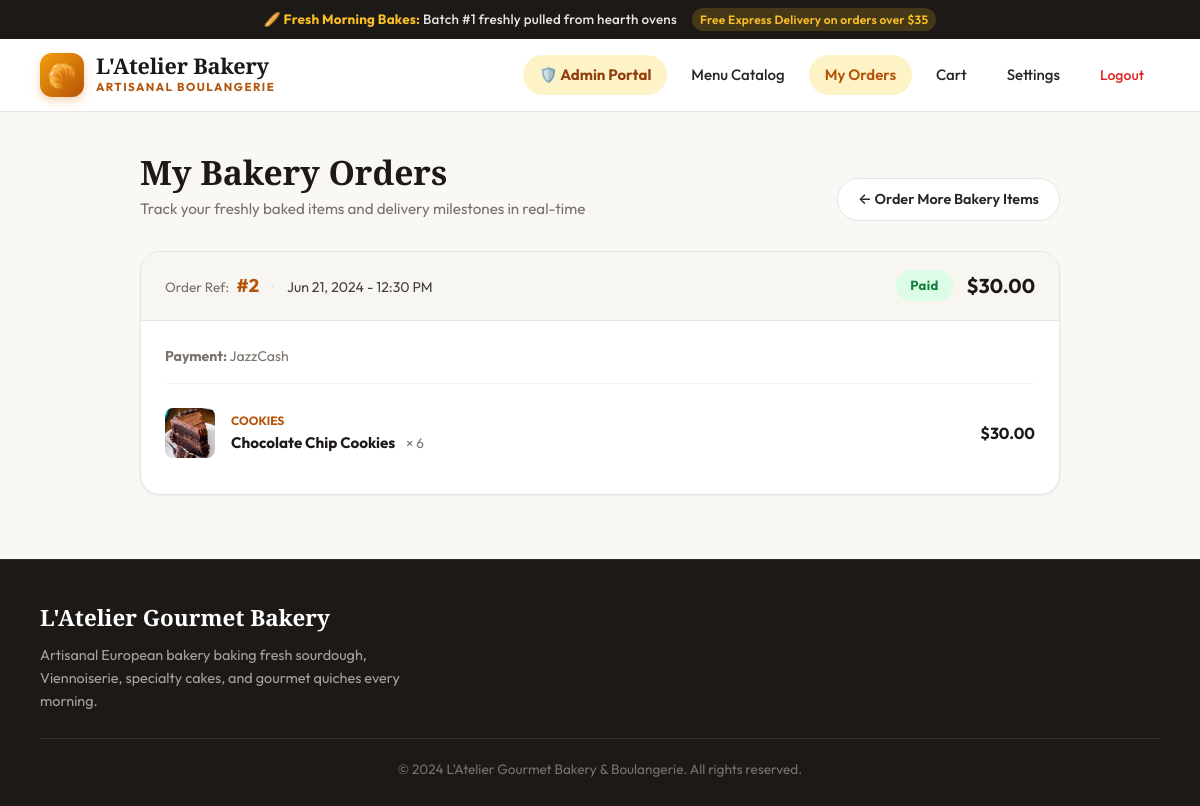
The page /my_orders.php (signed in) on the database as committed earlier.
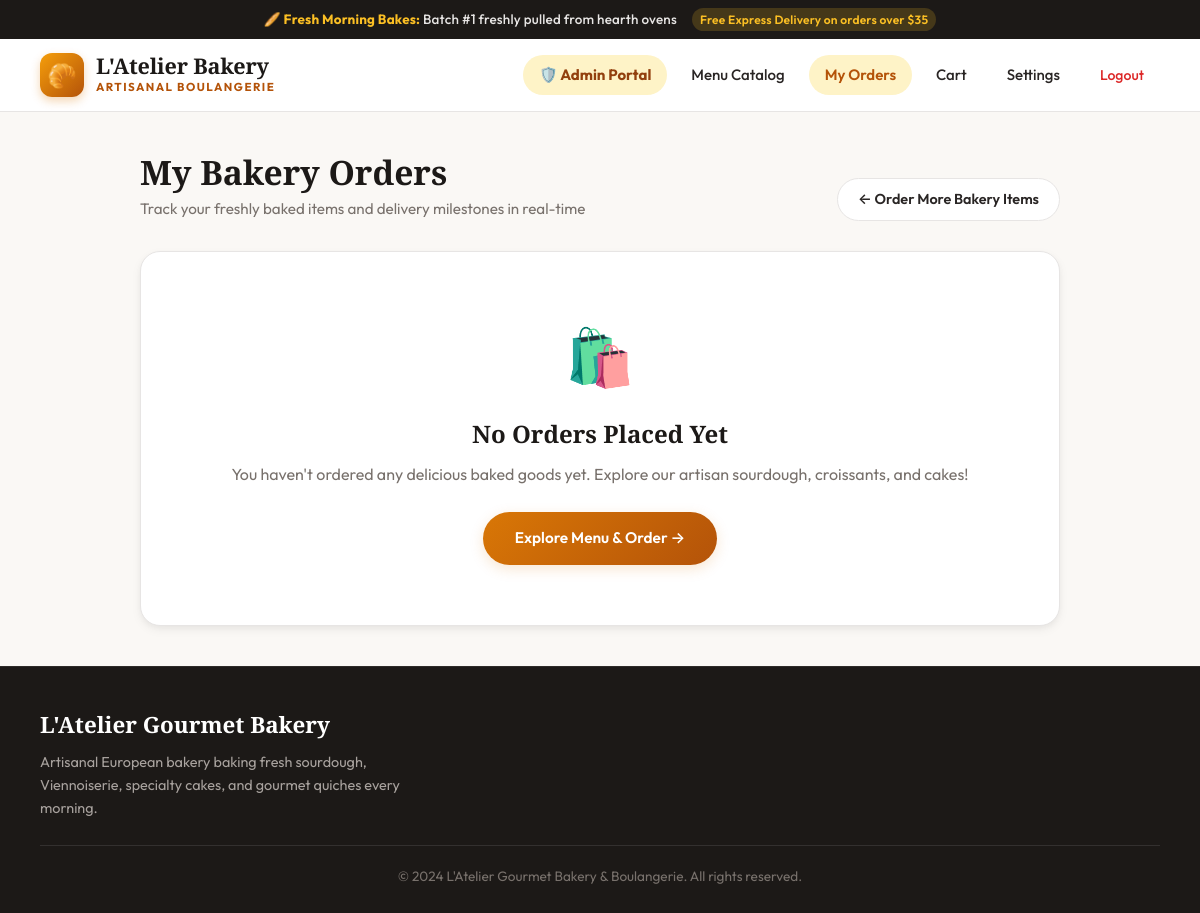
The same page on the database as committed later.
### tables this page shows
CREATE TABLE `orders` (
  `id` int(11) NOT NULL AUTO_INCREMENT,
  `customer_id` int(11) DEFAULT NULL,
  `total_amount` decimal(10,2) DEFAULT NULL,
  `payment_method` varchar(50) DEFAULT NULL,
  `payment_status` varchar(50) DEFAULT NULL,
  `order_date` timestamp NOT NULL DEFAULT current_timestamp(),
  PRIMARY KEY (`id`),
  KEY `customer_id` (`customer_id`),
  CONSTRAINT `orders_ibfk_1` FOREIGN KEY (`customer_id`) REFERENCES `customers` (`id`)
);

CREATE TABLE `order_items` (
  `id` int(11) NOT NULL AUTO_INCREMENT,
  `order_id` int(11) DEFAULT NULL,
  `product_id` int(11) DEFAULT NULL,
  `quantity` int(11) DEFAULT NULL,
  `price` decimal(10,2) DEFAULT NULL,
  PRIMARY KEY (`id`),
  KEY `order_id` (`order_id`),
  KEY `product_id` (`product_id`),
  CONSTRAINT `order_items_ibfk_1` FOREIGN KEY (`order_id`) REFERENCES `orders` (`id`),
  CONSTRAINT `order_items_ibfk_2` FOREIGN KEY (`product_id`) REFERENCES `products` (`id`)
);

CREATE TABLE `products` (
  `id` int(11) NOT NULL AUTO_INCREMENT,
  `category_id` int(11) DEFAULT NULL,
  `name` varchar(100) DEFAULT NULL,
  `description` text DEFAULT NULL,
  `price` decimal(10,2) DEFAULT NULL,
  `image` varchar(255) DEFAULT NULL,
  `image_path` varchar(500) DEFAULT NULL,
  `badge` varchar(50) DEFAULT NULL,
  `is_featured` tinyint(1) DEFAULT 0,
  PRIMARY KEY (`id`),
  KEY `category_id` (`category_id`),
  CONSTRAINT `products_ibfk_1` FOREIGN KEY (`category_id`) REFERENCES `categories` (`id`)
);

CREATE TABLE `categories` (
  `id` int(11) NOT NULL AUTO_INCREMENT,
  `name` varchar(100) DEFAULT NULL,
  `image_path` varchar(500) DEFAULT NULL,
  PRIMARY KEY (`id`)
);

### my_orders.php (the view, shortened to what the changed rows need)
<?php
$customer_id = (int)$_SESSION['customer_id'];
$conn = getDbConnection();
$stmt = $conn->prepare("SELECT * FROM orders WHERE customer_id = ? ORDER BY order_date DESC");
$stmt->bind_param("i", $customer_id);
$stmt->execute();
$orders_result = $stmt->get_result();
$orders = [];
$order_ids = [];
while ($row = $orders_result->fetch_assoc()) {
    $orders[] = $row;
    $order_ids[] = (int)$row['id'];
}
$items_map = [];
if (!empty($order_ids)) {
    $id_list = implode(',', $order_ids);
    $items_res = $conn->query("SELECT order_items.*, products.name as product_name, products.image_path, categories.name as category_name
                               FROM order_items
                               JOIN products ON order_items.product_id = products.id
                               LEFT JOIN categories ON products.category_id = categories.id
                               WHERE order_items.order_id IN ($id_list)");
    if ($items_res) {
        while ($it = $items_res->fetch_assoc()) {
            $items_map[$it['order_id']][] = $it;
        }
    }
}
?>
<!DOCTYPE html>
<html lang="en">
<head>
    <link rel="stylesheet" href="style.css">
</head>
<body>
    <div class="container" style="max-width: 1000px;">
        <div class="section-header" style="margin-bottom:30px;">
            <div>
                <h1 class="section-title">My Bakery Orders</h1>
            </div>
        </div>
        <?php if (empty($orders)): ?>
            <div class="form-box" style="text-align:center; padding:60px 20px;">
                <div style="font-size:3.5rem; margin-bottom:14px;">🛍️</div>
                <h2 style="font-family:var(--font-heading); color:var(--espresso); margin-bottom:8px;">No Orders Placed Yet</h2>
                <p style="color:var(--muted); margin-bottom:25px; font-size:1rem;">
                    You haven't ordered any delicious baked goods yet. Explore our artisan sourdough, croissants, and cakes!
                </p>
                <a href="products.php" class="btn btn-primary" style="padding:14px 32px;">
                    Explore Menu & Order &rarr;
                </a>
            </div>
        <?php else: ?>
            <?php foreach ($orders as $ord):
                $oid = $ord['id'];
                $status_class = str_replace(' ', '-', $ord['payment_status']);
                $items = $items_map[$oid] ?? [];
            ?>
                <div class="order-card">
                    <div class="order-header">
                        <div>
                            <span style="font-size:0.85rem; color:var(--muted);">Order Ref:</span>
                            <strong style="color:var(--primary-dark); font-size:1.15rem; margin-left:4px;">#<?php echo $oid; ?></strong>
                            <span style="margin:0 8px; color:var(--border);">&bull;</span>
                            <span style="font-size:0.88rem; color:var(--body-text);">
                                <?php echo date('M d, Y - h:i A', strtotime($ord['order_date'])); ?>
                            </span>
                        </div>
                        <div style="display:flex; align-items:center; gap:14px;">
                            <span class="status-badge status-<?php echo htmlspecialchars($status_class); ?>">
                                <?php
                                    if ($ord['payment_status'] === 'Preparing') echo '🔥 In Oven / Preparing';
                                    elseif ($ord['payment_status'] === 'Out for Delivery') echo '🛵 Out for Delivery';
                                    elseif ($ord['payment_status'] === 'Completed') echo '✓ Delivered';
                                    else echo htmlspecialchars($ord['payment_status']);
                                ?>
                            </span>
                            <strong style="font-size:1.25rem; color:var(--espresso);">
                                $<?php echo number_format($ord['total_amount'], 2); ?>
                            </strong>
                        </div>
                    </div>
                    <div class="order-body">
                        <div style="font-size:0.88rem; color:var(--muted); margin-bottom:16px;">
                            <strong>Payment:</strong> <?php echo htmlspecialchars($ord['payment_method']); ?>
                        </div>
                        <div style="border-top:1px solid var(--border-light); padding-top:12px;">
                            <?php foreach ($items as $it):
                                $it_img = !empty($it['image_path']) ? $it['image_path'] : 'https://images.unsplash.com/photo-1578985545062-69928b1d9587?auto=format&fit=crop&w=200&q=80';
                            ?>
                                <div class="order-item-row">
                                    <img src="<?php echo htmlspecialchars($it_img); ?>" style="width:50px; height:50px; border-radius:8px; object-fit:cover; flex-shrink:0;">
                                    <div style="flex:1;">
                                        <div style="font-size:0.75rem; text-transform:uppercase; color:var(--primary-dark); font-weight:700;">
                                            <?php echo htmlspecialchars($it['category_name'] ?? 'Bakery Item'); ?>
                                        </div>
                                        <strong style="color:var(--espresso); font-size:0.95rem;">
                                            <?php echo htmlspecialchars($it['product_name']); ?>
                                        </strong>
                                        <span style="color:var(--muted); font-size:0.85rem; margin-left:8px;">
                                            &times; <?php echo (int)$it['quantity']; ?>
                                        </span>
                                    </div>
                                    <div style="font-weight:700; color:var(--espresso); font-size:1rem;">
                                        $<?php echo number_format($it['price'] * $it['quantity'], 2); ?>
                                    </div>
                                </div>
                            <?php endforeach; ?>
                        </div>
                    </div>
                </div>
            <?php endforeach; ?>
        <?php endif; ?>
    </div>
</body>
</html>

Rows that differ between the two databases and show on the page:
no longer on this page (row edited): orders: id "2", order_date "Jun 21, 2024 - 12:30 PM", payment_status "Paid", total_amount "30.00", payment_method "JazzCash"
no longer on this page (row edited): order_items: product.image_path (picture), categories.name "COOKIES", product.name "Chocolate Chip Cookies", quantity "6", $it['price'] * $it['quantity'] "30.00"
Other text that changed with them:
text now shown: "🛍️ No Orders Placed Yet You haven't ordered any delicious baked goods yet. Explore our artisan sourdough, croissants, and cakes! Explore Menu & Order →"
